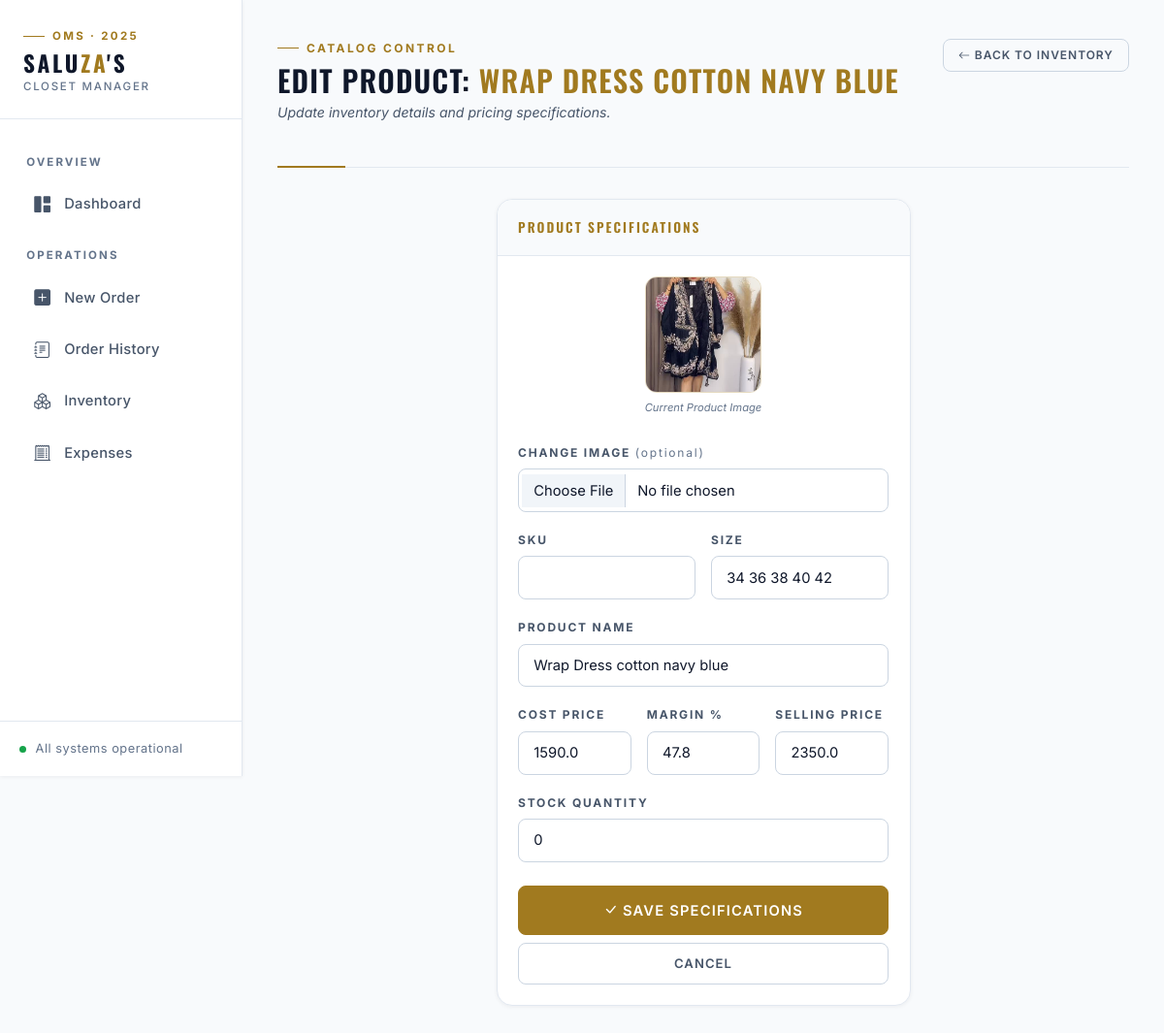
Screenshot of /edit_product/49 with the database file from the repository.
### app.py (models this page shows)
class Product(db.Model):
    id = db.Column(db.Integer, primary_key=True)
    sku = db.Column(db.String(50), unique=True, nullable=True)
    name = db.Column(db.String(100), nullable=False)
    size = db.Column(db.String(10), nullable=False)
    cost_price = db.Column(db.Float, default=0.0)
    price = db.Column(db.Float, nullable=False)
    stock = db.Column(db.Integer, default=0)
    image = db.Column(db.String(100), nullable=True)

### app.py (the view, shortened to what this page needs)
@app.route('/edit_product/<int:id>', methods=['GET', 'POST'])
def edit_product(id):
    product = Product.query.get_or_404(id)
    return render_template('edit_product.html', p=product)

### templates/edit_product.html (shortened to what this page needs)
{% extends "layout.html" %}
{% block content %}
<div class="page-header">
    <div>
        <div class="page-header-eyebrow">
            <div class="page-header-eyebrow-line"></div>
            <span class="page-header-eyebrow-text">Catalog Control</span>
        </div>
        <h1>Edit Product: <span class="gold">{{ p.name }}</span></h1>
        <p class="page-header-sub">Update inventory details and pricing specifications.</p>
    </div>
    <a href="/inventory" class="btn btn-outline-secondary btn-sm">
        <i class="bi bi-arrow-left me-1"></i>Back to Inventory
    </a>
</div>
<div class="row justify-content-center">
    <div class="col-md-7 col-lg-6">
        <div class="card">
            <div class="card-header">Product Specifications</div>
            <div class="card-body">
                <form method="POST" enctype="multipart/form-data">
                    {% if p.image %}
                    <div class="text-center mb-4">
                        <img src="{{ url_for('static', filename='uploads/' + p.image) }}"
                            style="width: 120px; height: 120px; object-fit: cover; border-radius: var(--r-md); border: 1px solid var(--line);">
                        <div
                            style="font-size: 0.7rem; color: var(--text-tertiary); margin-top: 0.4rem; font-style: italic;">
                            Current Product Image</div>
                    </div>
                    {% endif %}
                    <div class="mb-3">
                        <label class="form-label">Change Image <span
                                style="text-transform: none; font-weight: 400; color: var(--text-tertiary);">(optional)</span></label>
                        <input type="file" name="image" class="form-control" accept="image/*">
                    </div>
                    <div class="row mb-3 g-3">
                        <div class="col">
                            <label class="form-label">SKU</label>
                            <input type="text" name="sku" class="form-control" value="{{ p.sku if p.sku else '' }}">
                        </div>
                        <div class="col">
                            <label class="form-label">Size</label>
                            <input type="text" name="size" class="form-control" value="{{ p.size }}" required>
                        </div>
                    </div>
                    <div class="mb-3">
                        <label class="form-label">Product Name</label>
                        <input type="text" name="name" class="form-control" value="{{ p.name }}" required>
                    </div>
                    <div class="row mb-3 g-3">
                        <div class="col-4">
                            <label class="form-label">Cost Price</label>
                            <input type="number" name="cost_price" id="costPriceInput" class="form-control" step="0.01"
                                value="{{ p.cost_price }}" required>
                        </div>
                        <div class="col-4">
                            <label class="form-label">Margin %</label>
                            <input type="number" id="profitMarginInput" class="form-control" placeholder="%" step="0.1">
                        </div>
                        <div class="col-4">
                            <label class="form-label">Selling Price</label>
                            <input type="number" name="price" id="sellingPriceInput" class="form-control" step="0.01"
                                value="{{ p.price }}" required>
                        </div>
                    </div>
                    <div class="mb-4">
                        <label class="form-label">Stock Quantity</label>
                        <input type="number" name="stock" class="form-control" value="{{ p.stock }}" required>
                    </div>
                    <div class="d-grid gap-2">
                        <button type="submit" class="btn btn-primary btn-lg">
                            <i class="bi bi-check-lg me-1"></i>Save Specifications
                        </button>
                        <a href="/inventory" class="btn btn-outline-secondary">Cancel</a>
                    </div>
                </form>
            </div>
        </div>
    </div>
</div>
{% endblock %}

### rows the page displays
Product: name "WRAP DRESS COTTON NAVY BLUE", image (picture), size "34 36 38 40 42", name "Wrap Dress cotton navy blue", cost_price "1590.0", price "2350.0", stock "0"
